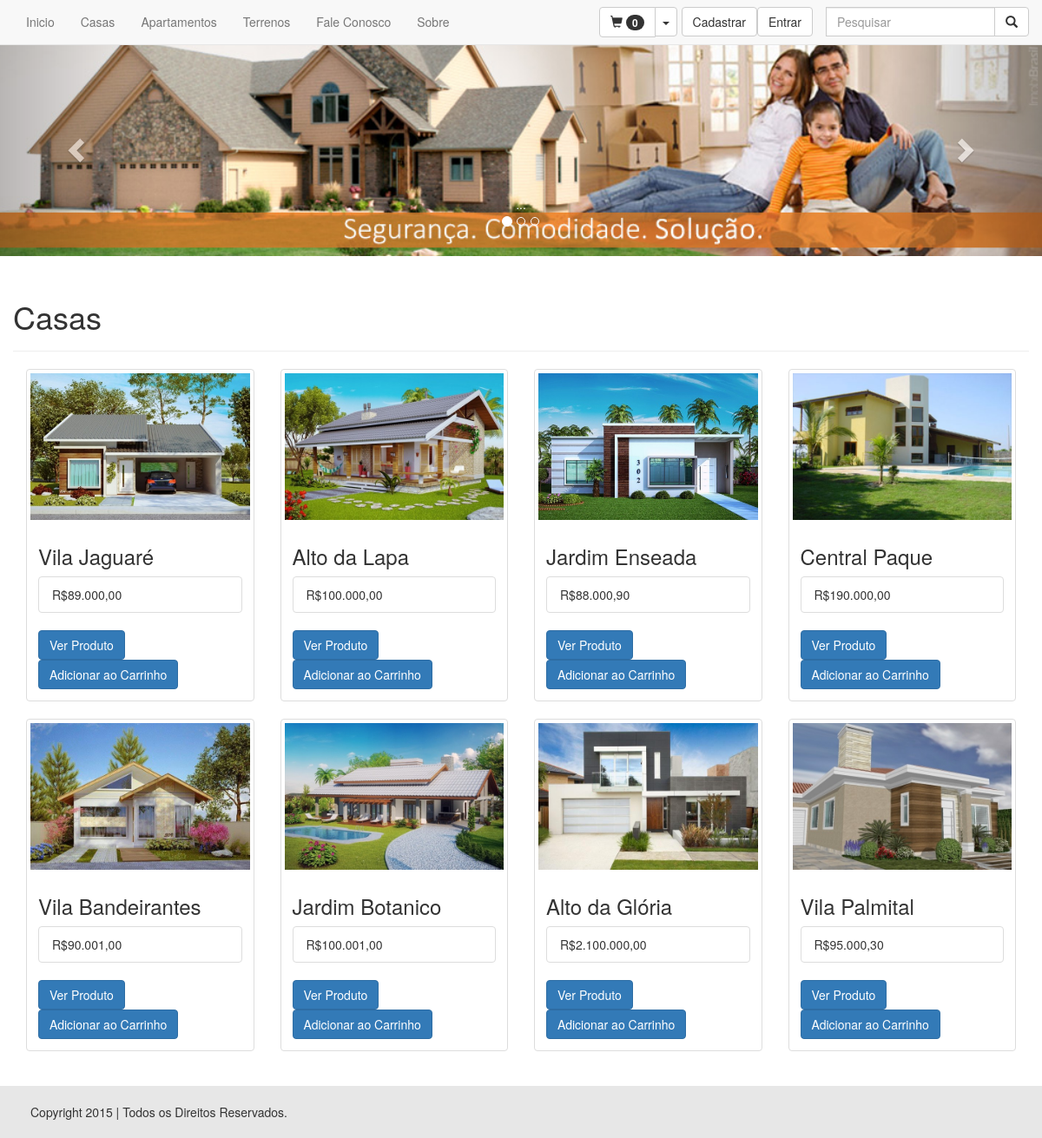
Page /?pg=casas on the committed database.
### tables this page shows
CREATE TABLE IF NOT EXISTS `produto` (
  `id` int(11) NOT NULL AUTO_INCREMENT,
  `nome` varchar(45) DEFAULT NULL,
  `preco` float DEFAULT NULL,
  `descricao` varchar(45) DEFAULT NULL,
  `imagem` varchar(45) DEFAULT NULL,
  `tipo` varchar(45) DEFAULT NULL,
  `aluguel` float NOT NULL,
  PRIMARY KEY (`id`)
);

### classes/Produto.class.php (called while the page is built, shortened)
<?php
class Produto extends Conexao{
	private $tipo;
	public function setTipo($tipo){
		$this->tipo = $tipo;
	}
	public function listaTipo(){
		if(!empty($this->tipo)){
			$sql = "select * from produto where tipo = '".$this->tipo."'";
			$link = parent::conectar();
			$resp = mysqli_query($link, $sql);
			if($resp){
				if(mysqli_num_rows($resp) > 0){
					$i = 0;
					while($dado=mysqli_fetch_object($resp)){
						$a[$i]["id"] = $dado->id;
						$a[$i]["nome"] = $dado->nome;
						$a[$i]["preco"] = $dado->preco;
						$a[$i]["descricao"] = $dado->descricao;
						$a[$i]["imagem"] = $dado->imagem;
						$a[$i]["tipo"] = $dado->tipo;
						$i++;
					}
					return $a;
				}else{
					return false;
				}
			}else{
				return false;
			}
		}
	}
}
?>

### paginas/produto/casas.php (the view, shortened to what this page needs)
<div class="row">
<h1>Casas</h1><hr>
<?php
	require_once("classes/Produto.class.php");
	$produto = new Produto();
	$produto->setTipo(1);
	if($produto->listaTipo()){
		$ap = $produto->listaTipo();
		foreach($ap as $i => $v){
			echo "<div class=\"col-sm-4 col-md-3\">
					<div class=\"thumbnail\">
					  <img src=\"imagens/casas/".$ap[$i]["imagem"]."\" alt=\"...\">
					  <div class=\"caption\">
						<h3>".$ap[$i]["nome"]."</h3>
						<ul class=\"list-group\">
						  <li class=\"list-group-item\">R$".number_format($ap[$i]["preco"], 2, ',', '.')."</li>
						</ul>
						<a class=\"btn btn-primary\" href=\"?pg=verProduto&id=".$ap[$i]["id"]."\">Ver Produto</a>
						<a class=\"btn btn-primary produto\" id=\"".$ap[$i]["id"]."\">Adicionar ao Carrinho</a>
						</div>
					</div>
				  </div>";
		}
	}else{
		echo"não foi!";
	}
?>
</div>

### index.php (shortened to what this page needs)
<!DOCTYPE html>
<html lang="pt-br">
  <head>
    <link href="css/bootstrap.min.css" rel="stylesheet">
	<link href="css/estilo.css" rel="stylesheet">
  </head>
  <body>
    <nav class="navbar navbar-default navbar-fixed-top">
  <div class="container-fluid">
    <div class="collapse navbar-collapse" id="bs-example-navbar-collapse-1">
      <ul class="nav navbar-nav">
        <li><a href="?pg=home">Inicio <span class="sr-only">(current)</span></a></li>
        <li><a href="?pg=casas">Casas</a></li>
		<li><a href="?pg=apartamento">Apartamentos</a></li>
		<li><a href="?pg=terrenos">Terrenos</a></li>
		<li><a href="?pg=contato">Fale Conosco</a></li>
		<li><a href="?pg=sobre">Sobre</a></li>
      </ul>
	  <form class="navbar-form navbar-right" role="search">
        <div class="form-group">
          <div class="input-group">
			  <input type="text" class="form-control" placeholder="Pesquisar" name="pesquisa" required>
			  <span class="input-group-btn">
				<button type="submit" class="btn btn-default" type="button"><i class="glyphicon glyphicon-search"></i></button>
			  </span>
			</div>
        </div>
      </form>
	  <?php
		if(!empty($_SESSION["email"]) && !empty($_SESSION["senha"])){
		?>
			<ul class="nav navbar-nav navbar-right">
				<li class="dropdown">
					  <a href="#" class="dropdown-toggle" data-toggle="dropdown" role="button" aria-haspopup="true" aria-expanded="false">Bem vindo <?php echo $_SESSION["nome"]; ?> <span class="caret"></span></a>
					  <ul class="dropdown-menu">
						<li><a href="?pg=sair">Sair</a></li>
					</ul>
				</li>
			</ul>
		<?php
		}else{
		?>
			<ul class="nav navbar-nav navbar-right">
				<button type="button" class="btn btn-default navbar-btn" data-toggle="modal" data-target="#logar">Entrar</button>
			</ul>
			<ul class="nav navbar-nav navbar-right">
				<button type="button" class="btn btn-default navbar-btn" data-toggle="modal" data-target="#cadastrar">Cadastrar</button>
			</ul>
		<?php } ?>
		<ul class="nav navbar-nav navbar-right">
			<div class="btn-group carrinho">
			  <button type="button" class="btn btn-default"><i class="glyphicon glyphicon-shopping-cart"></i> <span class="badge" id="qtd-carrinho"><?php echo count($_SESSION["carrinho"]); ?></span></button>
			  <button type="button" class="btn btn-default dropdown-toggle" data-toggle="dropdown" aria-haspopup="true" aria-expanded="false">
				<span class="caret"></span>
			  </button>
			</div>
		</ul>
    </div>
  </div>
</nav>
	<div id="carousel-example-generic" class="carousel slide" data-ride="carousel">
  <ol class="carousel-indicators">
    <li data-target="#carousel-example-generic" data-slide-to="0" class="active"></li>
    <li data-target="#carousel-example-generic" data-slide-to="1"></li>
    <li data-target="#carousel-example-generic" data-slide-to="2"></li>
  </ol>
  <div class="carousel-inner" role="listbox">
    <div class="item active">
      <img src="imagens/slide/01.jpg" alt="..." width="100%">
      <div class="carousel-caption">
        ...
      </div>
    </div>
  </div>
  <a class="left carousel-control" href="#carousel-example-generic" role="button" data-slide="prev">
    <span class="glyphicon glyphicon-chevron-left" aria-hidden="true"></span>
  </a>
  <a class="right carousel-control" href="#carousel-example-generic" role="button" data-slide="next">
    <span class="glyphicon glyphicon-chevron-right" aria-hidden="true"></span>
  </a>
</div>
<div class="container-fluid principal">
		<div class="col-md-12">
	<?php include_once ("paginas.php"); ?>
	</div>
  </div>
  <div class="rodape">
      <div class="col-md-12">
        Copyright 2015 | Todos os Direitos Reservados.
    </div>
  </div>
  </body>
</html>

### paginas.php (shortened to what this page needs)
<?php
$pg= isset($_GET["pg"]) ? $_GET["pg"] : null;
switch($pg){
	case"casas":
	include("paginas/produto/casas.php");
	break;
}
?>

### css/estilo.css (style rules this page uses)
.navbar { margin-bottom: 0px; }
.principal { margin-top: 30px }
.rodape { margin-top: 20px; }
.slide { margin-top: 50px; }
.rodape { padding: 20px; box-sizing: border-box; background-color: #e7e7e7; width: 100%; display: table; }
.carrinho { margin: 8px 5px; }

### rows in the picture
produto: imagem (picture), nome "Vila Jaguaré", preco "89.000,00"
produto: imagem (picture), nome "Alto da Lapa", preco "100.000,00"
produto: imagem (picture), nome "Jardim Enseada", preco "88.000,90"
produto: imagem (picture), nome "Central Paque", preco "190.000,00"
produto: imagem (picture), nome "Vila Bandeirantes", preco "90.001,00"
produto: imagem (picture), nome "Jardim Botanico", preco "100.001,00"
produto: imagem (picture), nome "Alto da Glória", preco "2.100.000,00"
produto: imagem (picture), nome "Vila Palmital", preco "95.000,30"

### other values in the picture
count($_SESSION["carrinho"]) "0"
